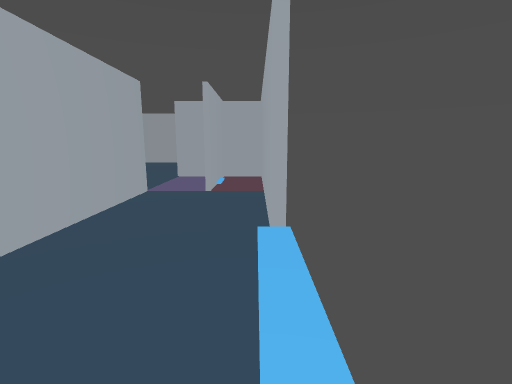
[1] (above)

19 first-person views from a walk through a Godot game level. The camera is 1.5 m above the floor, tilts 10° down and sees 85° across. The floor is counted in squares, 1 m on a side. Each view is taken from the middle of a square. On the plan, view 1 faces up. The plan holds only what a view shows up to about 14 squares ahead; the rest is blank.

[2]
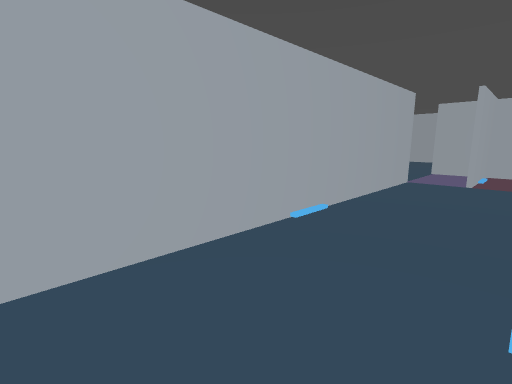

[3]
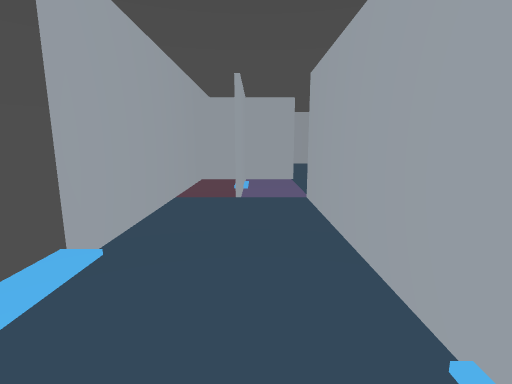

[4]
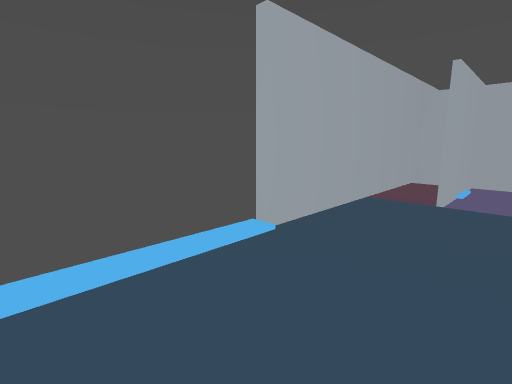

[5]
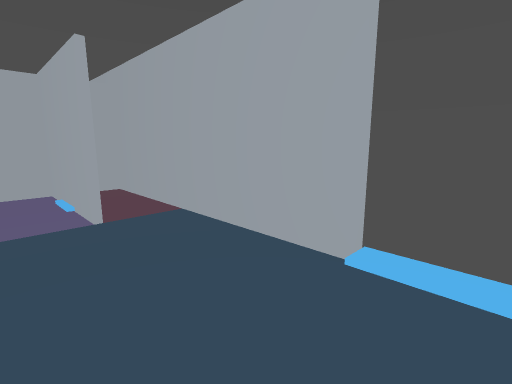

[6]
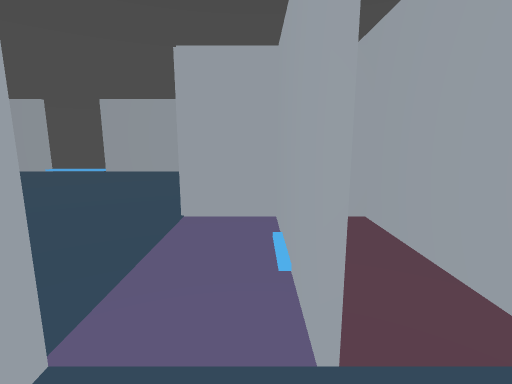

[7]
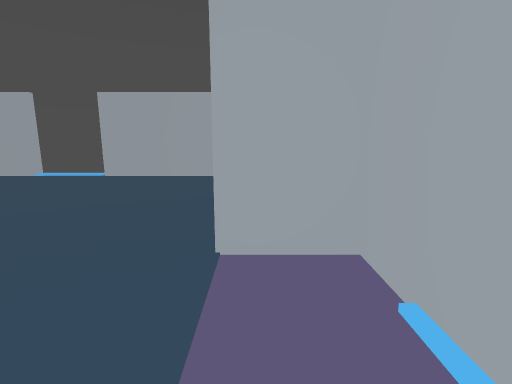

[8]
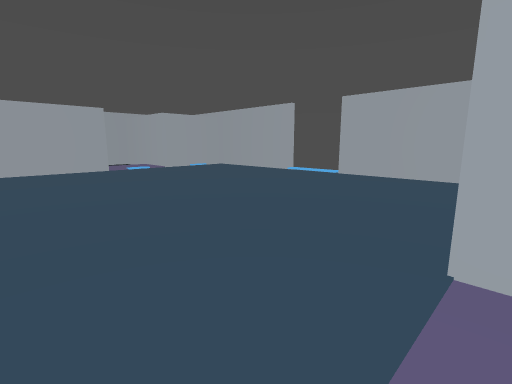

[9]
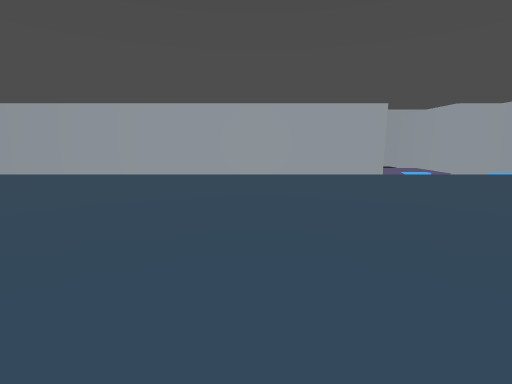

[10]
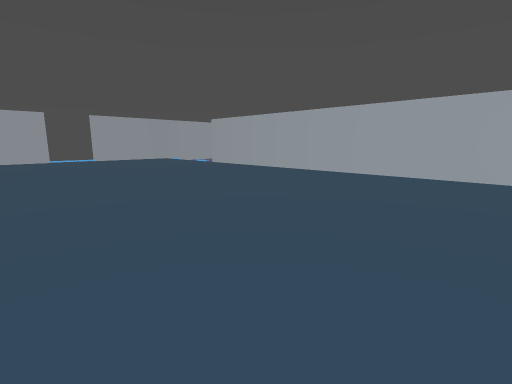

[11]
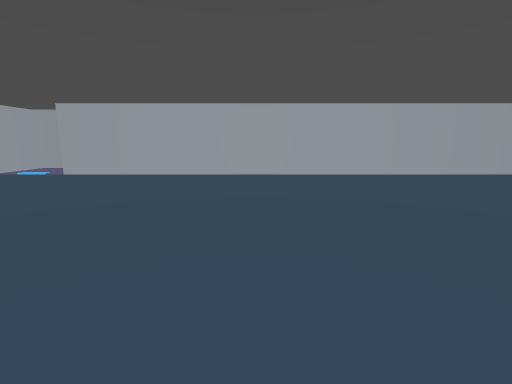

[12]
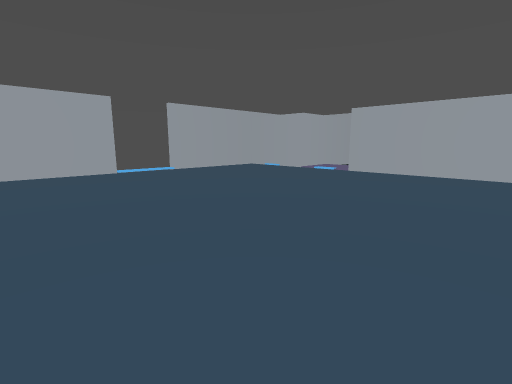

[13]
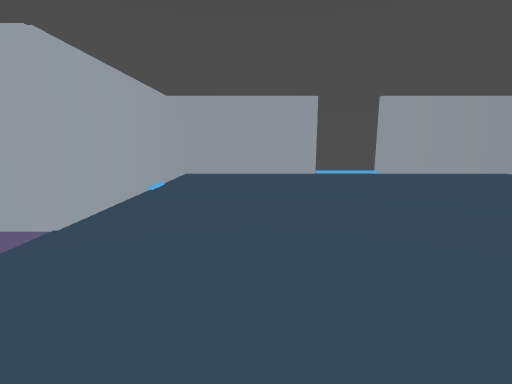

[14]
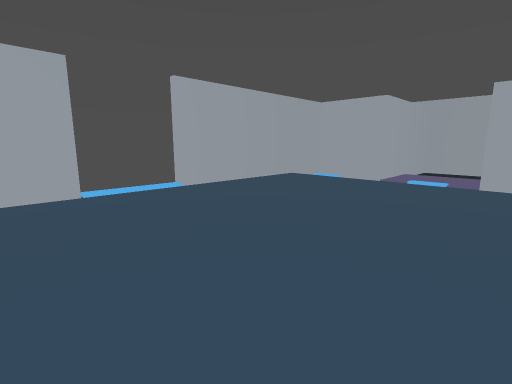

[15]
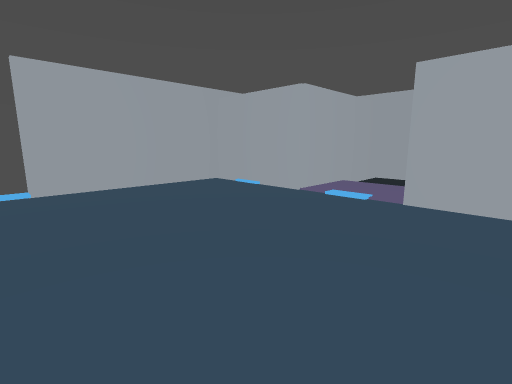

[16]
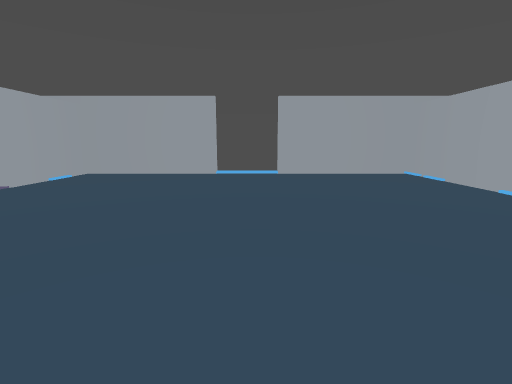

[17]
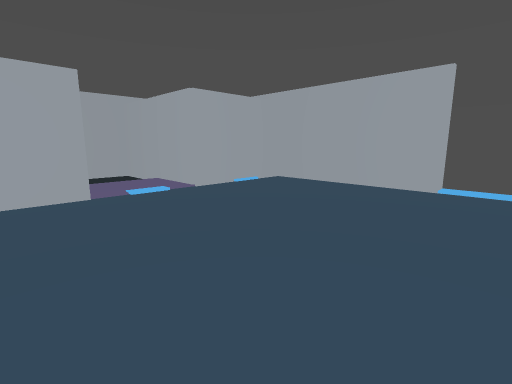

[18]
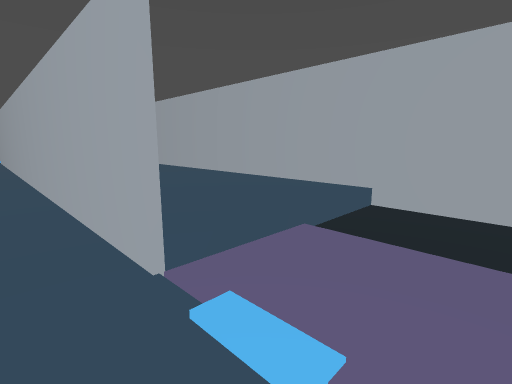

[19]
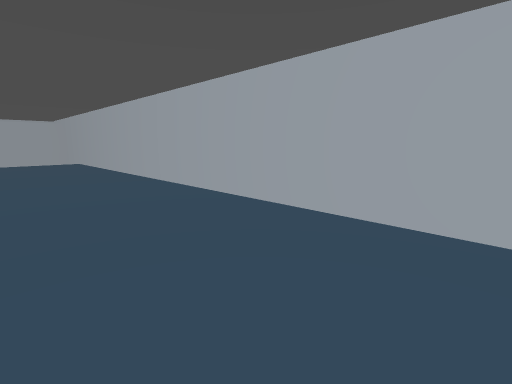

### Floor plan
Key: @ floor where view 1 was taken; # wall or solid block; x gap in a wall; . main floor; : floor 0.25 m higher than the main floor; / step, stairs or slope.
Columns run from 25 left of view 1 to 1 right of it. Each row starts with its distance up from view 1.
 22      #######x  x#######
 21      #................#
 20      #................#
 19      #................#
 18 ######................#
 17 #../..................#
 16 #../..................#
 15 #../..................
 14 #/////#...............
 13 #:::::#...............#####
 12 #:::::#................#..#
 11 #:::::#................#..#
 10 #:::::#................#..#
  9 #:::::#................#..#
  8 #:::::#........... . #....#
  7 #:::::#............  #....#
  6 #:::::#............. #....#
  5 #:::::#............. #....#
  4 #:::::#............. #....
  3 #:::::#............. #....
  2 #:::::#............. #....
  1 #:::: #............. #....
  0 #:::: #............. #...@
 -1 #:::: #............. #....#
 -2 #:::: #............. #....#
 -3  :::: #..............#....#
 -4   ::: #............. #....#
 -5    :: #................#..#
 -6       #................#..#
 -7       #................#..#
 -8       #................#..#
 -9       #...............#####
-10     //#...............#
-11 #. /..................#
-12 #../..................#
-13 #../..................#
-14 ######................#
-15      #................#
-16      #................#
-17      #................#
-18      #######x  x#######

Positions as (right, up) in squares from view 1, and headings:
1: (0, 0), facing up
2: (0, -3), facing up-left
3: (-2, 3), facing down
4: (-3, 3), facing down-right
5: (-3, 3), facing up-right
6: (-2, 7), facing up
7: (-3, 9), facing up
8: (-3, 9), facing up-left
9: (-6, 8), facing left
10: (-6, 8), facing down-left
11: (-6, -1), facing left
12: (-5, -3), facing down-left
13: (-7, -4), facing down
14: (-8, -9), facing down-left
15: (-12, -8), facing down-left
16: (-11, 8), facing up
17: (-11, 12), facing up-left
18: (-18, 17), facing down-left
19: (-20, 13), facing down-left
